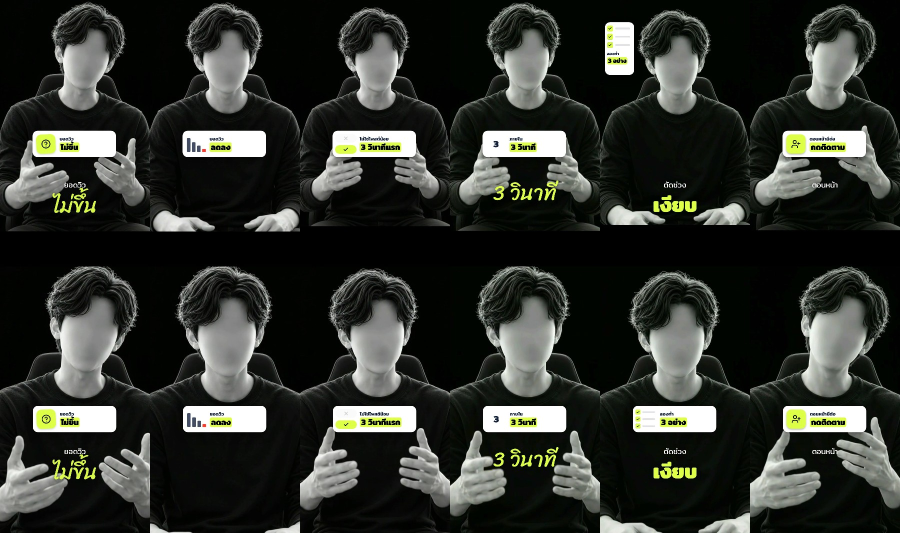
#> input picture cutpack/library/real-test/head-at-top/head_at_top_frames.jpg, 1800 x 1066 px, given in place of 68d3f624-image.jpg, which was not available (shown at 1/2 size)
$ python edgeview.py out.png
#> lines starting #> are read from the running program, lines starting #| are printed output that depends on the picture; after the words box and inside, x2 and y2 are one past the last pixel; in counts of white or black regions, pixels touching at a corner belong together
### cutpack/engine/uni/tools/trace/cells.py
U = '/root/.claude/uploads/773bbf06-4202-5e86-934e-28b559808177/'
Y2 = [220, 479, 737, 995, 1247, 1496, 1745, 1996, 2247, 2500, 2752]
YT = [213, 463, 710, 956, 1201, 1444, 1687, 1929, 2172, 2415, 2656]
YS = [206, 447, 668, 899, 1131, 1364, 1596, 1829, 2062, 2300, 2528]
def two(f, r, c, Y=Y2, split=768, W=1536):
    return (f, (0 if c == 0 else split) + 4, Y[r - 1] + 4, (split if c == 0 else W) - 4, Y[r] - 4)
ST, RW, QU, WA, GO, TI, CA, TP, PU, DE = [U + n + '-image.jpg' for n in ['68d3f624', '8f2f2af5', '8c843611', '7d8a1a88', '3ea706f8', '412972e5', '011275a8', '8289c226', 'b8a84ce1', 'd6362d40']]
QX = [0, 437, 848, 1258, 1696]
def q4(r, c): return (QU, QX[c] + 4, [206, 668, 1130][r - 1] + 4, QX[c + 1] - 4, [668, 1130, 1364][r - 1] - 4)
def q2(r, c): Y = [1364, 1596, 1830, 2063, 2300, 2528]; return (QU, (0 if c == 0 else 848) + 4, Y[r] + 4, (848 if c == 0 else 1696) - 4, Y[r + 1] - 4)
# id, category, Thai name, cell
CELLS = [
 ('stair', 'B04', 'บันไดเลขขั้น', two(ST, 3, 0)),
 ('roadmap', 'B04', 'ถนนคดไปถึงธง', two(ST, 7, 0)),
 ('path', 'B05', 'ทางวกวน กับ ทางตรง', two(RW, 1, 0)),
 ('target', 'B05', 'ลูกศรกระจาย กับ เข้าเป้า', two(RW, 1, 1)),
 ('choice', 'B06', 'กระดาษตัวเลือก', q4(1, 1)),
 ('maze', 'B06', 'เขาวงกต', q4(1, 3)),
 ('puzzle', 'B06', 'จิ๊กซอว์ขาดชิ้น', q4(2, 0)),
 ('scales', 'B06', 'ตาชั่งมี ?', (QU, 4, 1134, 433, 1360)),
 ('tangle', 'B06', 'เส้นพันยุ่ง', q2(0, 1)),
 ('compass', 'B06', 'เข็มทิศหมุน', q2(3, 0)),
 ('stop', 'B07', 'ป้ายหยุด', two(WA, 1, 1)),
 ('pit', 'B07', 'ลูกศรตกหลุม', two(WA, 7, 1)),
 ('star', 'B08', 'ดาวเปล่งแสง', two(GO, 5, 1)),
 ('breakwall', 'B08', 'ทะลุกำแพง', two(GO, 7, 0)),
 ('jigsaw', 'B08', 'จิ๊กซอว์ชิ้นสุดท้าย', two(GO, 7, 1)),
 ('countdown', 'B09', 'นับถอยหลัง 3 2 1', two(TI, 6, 1, YT, 799, 1600)),
 ('match', 'B12', 'ไม้ขีด → กองไฟ', two(CA, 2, 0)),
 ('keyhole', 'B13', 'รูกุญแจ', two(TP, 1, 0, YS, 848, 1696)),
 ('iceberg', 'B13', 'ภูเขาน้ำแข็ง', two(TP, 1, 1, YS, 848, 1696)),
 ('map', 'B13', 'แผนที่ขุมทรัพย์', two(TP, 3, 0, YS, 848, 1696)),
 ('shortcut', 'B13', 'ทางลัด', two(TP, 5, 0, YS, 848, 1696)),
 ('cheat', 'B13', 'สมุดโพย', two(TP, 6, 1, YS, 848, 1696)),
 ('nugget', 'B13', 'หินกลายเป็นเพชร', two(TP, 10, 1, YS, 848, 1696)),
 ('knockout', 'B14', 'นวมชกน็อก', two(PU, 1, 0)),
 ('micdrop', 'B14', 'ทิ้งไมค์', two(PU, 2, 0)),
 ('anatomy', 'B16', 'ของแยกชิ้นส่วน', two(DE, 3, 1)),
]

### cutpack/engine/uni/tools/trace/picks.py
# keep boxes as fractions of the cell (x0, y0, x1, y1); acc = boxes whose enclosed regions take the accent
P = {
 'cycle': [(.6, .25, .9, 1)], 'stair': [(.44, .2, .86, .97)], 'roadmap': [(.13, .24, .9, .97), (.78, .12, .9, .3)],
 'path': [(.05, .22, .42, 1), (.58, .3, .99, 1)], 'target': [(.08, .22, .45, 1), (.6, .22, .97, 1)],
 'choice': [(.03, .25, .99, .99)], 'maze': [(.1, .2, .9, .99)], 'puzzle': [(.1, .14, .97, .99)],
 'scales': [(.05, .02, .95, .99)], 'tangle': [(.0, .2, 1, .99)], 'compass': [(.67, .05, .92, .95)],
 'stop': [(.1, .25, .45, 1)], 'chain': [(.03, .3, .6, .9), (.6, .608, .6175, .674)], 'fire': [(.1, .2, .44, 1)], 'pit': [(.636, .375, .885, .99)],
 'fragile': [(.16, .07, .4, .97)], 'star': [(.6, .22, .96, .99)], 'treasure': [(.1, .25, .46, 1)],
 'breakwall': [(.09, .28, .46, .98)], 'jigsaw': [(.6, .2, .97, 1)], 'gift': [(.1, .3, .45, 1)],
 'seasons': [(.03, .27, .97, 1)], 'countdown': [(.12, .24, .88, 1)], 'match': [(.08, .25, .36, 1), (.36, .45, .66, 1), (.66, .25, .97, 1)],
 'hammer': [(.03, .1, .97, 1)], 'plane': [(.05, .1, .97, 1)], 'keyhole': [(.38, .3, .62, 1)],
 'iceberg': [(.6, .3, .99, 1)], 'map': [(.64, .24, .91, .98)], 'shortcut': [(.11, .24, .9, .97)],
 'cheat': [(.12, .25, .295, .97)], 'nugget': [(.11, .32, .9, .99)], 'knockout': [(.03, .25, .99, 1)],
 'micdrop': [(.6, .25, .97, 1), (.555, .8, .6, 1)], 'balloon': [(.1, .15, .4, .99)],
 'anatomy': [(.55, .3, .86, 1), (.8, .22, .879, .5), (.775, .66, .866, 1)],
}
# the key part that takes the style's accent (cell fractions)
ACC = {
 'cycle': [(.6, .25, .9, 1)], 'stair': [(.44, .18, .86, .97)], 'roadmap': [(.78, .25, .9, .6)], 'path': [(.58, .4, .97, .75)],
 'target': [(.62, .3, .88, 1)], 'choice': [], 'maze': [], 'puzzle': [(.74, .15, .98, .5)],
 'scales': [(.1, .45, .9, .85)], 'tangle': [], 'compass': [(.69, .15, .9, .9)], 'stop': [(.1, .25, .45, 1)],
 'chain': [(.43, .52, .5, .73), (.505, .52, .6, .73)], 'fire': [(.1, .25, .45, 1)], 'pit': [(.7, .25, .82, .95)], 'fragile': [(.26, .5, .4, .97)],
 'star': [(.6, .22, .96, .99)], 'treasure': [(.15, .25, .42, .55)], 'breakwall': [(.25, .28, .38, .9)], 'jigsaw': [(.75, .2, .97, .6)],
 'gift': [(.1, .3, .45, 1)], 'seasons': [(.75, .35, .97, 1)], 'countdown': [(.66, .3, .88, 1)], 'match': [(.78, .3, .99, 1)],
 'hammer': [(.6, .1, .97, 1)], 'plane': [(.65, .1, .97, 1)], 'keyhole': [(.38, .3, .62, 1)], 'iceberg': [(.6, .585, .95, 1)],
 'map': [(.78, .28, .87, .5), (.82, .7, .9, .9)], 'shortcut': [(.4, .55, .7, .85)], 'cheat': [(.19, .38, .25, .52)], 'nugget': [(.69, .36, .87, .74)],
 'knockout': [(.55, .4, .85, 1)], 'micdrop': [(.74, .22, .99, .62)], 'balloon': [(.1, .15, .34, .95)],
 'anatomy': [(.66, .33, .81, .8)],
}
THR = {'balloon': 150, 'tangle': 100, 'roadmap': 160, 'map': 185, 'nugget': 130, 'path': 120, 'target': 120, 'iceberg': 150, 'scales': 150, 'compass': 125, 'pit': 150}

# pieces dropped when they lie wholly in one of these boxes (stray marks, bits of the cell's title)
DROP = {'chain': [(.598, .59, .612, .615)], 'fire': [(.1, .0, .45, .25)], 'iceberg': [(.58, .4, .7, .62)], 'compass': [(.66, .0, .745, .2)], 'fragile': [(.25, .0, .45, .22)], 'shortcut': [(.35, .24, .65, .57)], 'cheat': [(.285, .2, .31, .5)], 'nugget': [(.4, .3, .62, .56), (.168, .41, .21, .47), (.17, .415, .22, .5)], 'balloon': [(.28, .0, .42, .24), (.33, .25, .42, .5)], 'stair': [(.43, .15, .5, .6), (.44, .19, .86, .215)]}
MINA = {'cycle': 260}                 # smallest piece kept (sheet px²): the cycle's numbers go
THICK = {'treasure'}                 # the solid bright blobs (the chest's light) take the accent
THICKB = {'iceberg'}                 # … or the body (the lit face of the ice above water)
TB = {'choice': .24, 'stop': .2, 'countdown': .22, 'target': .2, 'seasons': .22, 'match': 0, 'compass': 0, 'maze': .3, 'puzzle': .3, 'scales': 0, 'tangle': .3, 'stair': 0, 'roadmap': .2, 'star': .21, 'breakwall': .26, 'map': 0, 'shortcut': 0, 'nugget': 0, 'balloon': .2, 'fragile': 0, 'pit': .2, 'cheat': 0, 'path': .2}   # how far down the cell's title reaches
EDGE = {'map'}      # grey-filled drawings with faint outlines: their edges are found from the grey steps too
CLOSE = {'pit'}              # open drawings: a region is the thing's body when the sheet is grey there
HOLE = {'puzzle', 'pit', 'tangle'}      # enclosed regions that are black on the sheet stay empty (the missing piece, the pit)
GAP = {'fire': 31, 'fragile': 31, 'cheat': 15, 'balloon': 61, 'match': 9, 'target': 21, 'iceberg': 21}   # small breaks in an outline closed before finding what it encloses
SEAL = {'fragile': [((60, 205), (79, 200))]}   # short lines (crop source px) that close an outline the sheet leaves open (the glass foot behind the triangle)

# ---- second check pass (Friend 2026-11-12 "ตรวจสอบว่ามีอันไหนที่ไม่ตรงตามแบบ…") ----
# a threshold of its own inside a box (x0, y0, x1, y1) or a circle (cx, cy, r: cell fractions, r in cell px)
THRB = {'nugget': [((.69, .36, .9, .96), 200), ((.18, .35, .23, .42), 200)],   # the diamond: only its facet lines, not its bright faces; a sheen speck
        'compass': [((.788, .551, 80), 190)],                   # the dial: the rim's sheen is not a line
        'star': [((.66, .3, .86, .9), 215)],                    # the star: ridges only, not the shading steps
        'path': [((.12, .72, .19, .9), 90), ((.34, .72, .43, .95), 90), ((.28, .26, .345, .44), 90)],   # the grey ✗ marks
        'target': [((.355, .75, .425, .95), 90)],
        }
DARK = {'map': [((.66, .635, .696, .792), 85)]}               # a dark solid shape on a grey fill (the start pin) → solid ink
ERASE = {'map': [(.736, .69, .758, .889)], 'iceberg': [(.744, .945, .775, .99)], 'chain': [(.595, .585, .612, .612), (.6, .669, .62, .69)], 'nugget': [(.18, .41, .218, .45)]}                       # boxes wiped of lines: a fold's shading edge found as a stub
BCLOSE = {'path': [((.12, .72, .19, .9), 9, 1), ((.34, .72, .43, .95), 9, 1), ((.28, .26, .345, .44), 9, 1)], 'target': [((.355, .75, .425, .95), 9, 1)]}   # (box, kernel S px, fill holes): solid strokes
SEALF = {'anatomy': [((.735, .357), (.722, .39), 1), ((.774, .693), (.766, .709), 1)],    # the cube's right face, which the sheet leaves open at both ends
         'breakwall': [((.441, .42), (.441, .94), 1)],          # (from, to, drawn): the right wall gets a straight end
         'iceberg': [((.822, .545), (.826, .574), 1), ((.7515, .94), (.759, .962), 1), ((.759, .962), (.7685, .94), 1)],   # the right slope meets the water; the hidden part's tip
         'puzzle': [((.655, .211), (.684, .211), 1), ((.684, .211), (.68, .376), 1), ((.64, .377), (.68, .376), 1),
                    ((.684, .211), (.73, .185), 0), ((.852, .375), (.857, .43), 0)]}   # the edge lost in the lifted piece's shadow; the slot enclosed
ACCC = {'tangle': (.76, .588, 66)}                              # accent = the inside of this circle (cell fractions, r cell px)
HOLEMU = {'tangle': 60, 'puzzle': 45}                                         # how dark a hole is on the sheet (default 26): the knot's gaps glow a little
HOLEF = {'puzzle'}                                              # holes drawn with a shade, so the missing piece reads in every style
HL = {'balloon': (.1, .15, .22, .55)}                           # thick lines inside the accent, in this box, are highlights: drawn light
ACCGAP = {'balloon'}                                            # what the gap closing covered next to the accent takes the accent too
FADE = {'pit': 'lrtb', 'tangle': 'lr'}
FADEW = {'tangle': .1}                                          # how far in the fade reaches (default .22 of the width)                                          # fades at these edges: l r t everything, b the body (the ground and the arrow are cut by the crop)
THICKA = {'path': (.58, .3, .99, 1)}                            # solid bright shapes in this box take the accent (the straight arrow and its ✓)
BOPEN = {}                                                      # (box, kernel S px): lines thinner than the kernel go
ACCLEDGE = {'micdrop': 3.5}                                     # accent ink keeps this far (sheet px) from the outside: the outline stays ink with what sticks to it
ACCSMALL = {'micdrop': 40}                                      # inside bits smaller than this (sheet px²) next to the accent take it
ACCLMIN = {'micdrop': 14}                                       # smallest piece of accent ink kept (sheet px²; default 1): the grille's dots go

# ---- parts for motion (Friend 2026-11-12: "ใส่การเคลื่อนไหวให้ 26 ร่างลายเส้น แล้วย้ายเข้าคลัง") ----
# (name, kind, arg, opts): box (x0, y0, x1, y1) pixels · poly [points] pixels · comp box = the whole pieces whose middle is in it ·
# comps box = one part per piece (opts sort 'x'|'y') · region [seeds] = the enclosed areas at the seeds + the lines round them
# (opts d sheet px, share: lines shared with neighbours stay in both) · opts pivot (x, y) cell fractions · under: what is
# beneath closes over the part's footprint. What no part takes is the part 'rest'.
LO = {'only': ['lines', 'accl']}
QO = {'only': ['lines', 'accl'], 'on': ['lines', 'accl'], 'maxa': 400}   # a small glyph (?) of the lines only   # a part of the lines only (the paper under it stays)
PARTS = {
 'roadmap': [('start', 'box', (.13, .55, .215, .86)), ('pin', 'box', (.455, .27, .505, .405)), ('goal', 'box', (.775, .14, .86, .40))],
 'path': [('x1', 'comp', (.29, .29, .35, .44)), ('x2', 'comp', (.07, .7, .16, .9)), ('x3', 'comp', (.34, .7, .44, .97)),
          ('arrow', 'comp', (.5, .45, .93, .62)), ('check', 'comp', (.74, .68, .93, .98))],
 'target': [('arr', 'comps', (.1, .2, .345, .98)), ('x', 'comp', (.35, .74, .43, .96)), ('check', 'comp', (.84, .72, .93, .96))],
 'choice': [('q1', 'comp', (.03, .58, .24, .86)), ('q2', 'comp', (.7, .33, .97, .6)),
            ('rowA', 'box', (.29, .385, .69, .48), LO), ('rowB', 'box', (.29, .48, .69, .58), LO), ('rowC', 'box', (.29, .58, .69, .68), LO),
            ('rowD', 'box', (.29, .68, .69, .812), LO)],
 'maze': [('q', 'comp', (.45, .42, .58, .64), {**QO, 'maxa': 1500})],
 'puzzle': [('piece', 'region', [(.78, .25)], {'d': 5}), ('q', 'comp', (.45, .42, .58, .66), {**QO, 'maxa': 3000})],
 'scales': [('beam', 'box', (.2, .06, .8, .245), {'pivot': (.52, .2)}), ('panL', 'box', (.12, .245, .4, .79), {'pivot': (.30, .215)}),
            ('panR', 'box', (.58, .245, .86, .79), {'pivot': (.745, .215)})],
 'compass': [('needle', 'poly', [(.828, .394), (.803, .515), (.805, .545), (.801, .578), (.742, .707), (.775, .566), (.773, .536), (.777, .506)], {'under': True, 'pivot': (.789, .542)}), ('arc1', 'comp', (.83, .17, .9, .42)),
             ('arc2', 'comp', (.67, .69, .74, .93))],
 'stop': [('word', 'box', (.17, .47, .35, .725), LO)],
 'pit': [('arrow', 'comp', (.74, .58, .78, .64))],
 'star': [('star', 'comp', (.7, .45, .82, .7))],
 'breakwall': [('wallL', 'comp', (.18, .65, .22, .7)), ('wallR', 'comp', (.38, .66, .41, .7)), ('deb', 'comps', (.25, .25, .37, .95), {'sort': 'y'})],
 'jigsaw': [('pA', 'region', [(.85, .4)], {'share': True}), ('pB', 'region', [(.68, .8)], {'share': True}), ('pC', 'region', [(.85, .8)], {'share': True})],
 'countdown': [('t3', 'comp', (.15, .25, .36, .97)), ('t2', 'comp', (.4, .25, .6, .97)), ('t1', 'comp', (.64, .25, .85, .97))],
 'match': [('match', 'comp', (.1, .25, .36, 1)), ('arrow', 'comp', (.4, .45, .62, .85)), ('flames', 'box', (.69, .28, .9, .715))],
 'iceberg': [('water', 'box', (.55, .54, .95, .575)), ('tip', 'box', (.6, .25, .9, .54))],
 'map': [('pin', 'region', [(.855, .36), (.855, .45)], {'d': 7, 'under': True}), ('x', 'box', (.823, .722, .869, .862), {'only': ['lines', 'acc', 'accl']}),
         ('start', 'box', (.662, .64, .705, .8), LO), ('route', 'box', (.655, .42, .83, .87), LO)],
 'shortcut': [('left', 'comp', (.08, .25, .33, .9)), ('arrow', 'comp', (.33, .4, .66, .8)), ('right', 'comp', (.65, .2, .92, .9))],
 'cheat': [('star', 'box', (.188, .355, .248, .53), {'only': ['lines', 'acc', 'accl', 'hl']}), ('ln', 'comps', (.16, .54, .29, .86), {'only': ['lines'], 'sort': 'y', 'maxa': 600})],
 'nugget': [('rocksL', 'comp', (.1, .3, .35, .97)), ('diamond', 'comp', (.77, .6, .81, .68)), ('rocksR', 'comp', (.68, .66, .9, .97))],
 'knockout': [('gloveL', 'comp', (.37, .68, .41, .73)), ('gloveR', 'comp', (.70, .63, .74, .67)), ('speedL', 'comp', (.05, .4, .40, 1)),
              ('speedR', 'comp', (.8, .4, .95, .75))],
 'anatomy': [('cube', 'comp', (.72, .53, .76, .57)), ('pTL', 'comp', (.61, .41, .65, .45)), ('pTR', 'comp', (.82, .36, .86, .40)),
             ('pBR', 'comp', (.81, .80, .85, .84)), ('pBL', 'comp', (.63, .80, .67, .84))],
}

# the target's arrow (it flies in): measured on a zoom of the trace (px → cell fractions); the shaft band + the fletching are the
# arrow; under it the rings are put back by mirroring the target through its centre ('reflect': the wide band, the target's radius)
def _z(x, y): return (round(.6365 + x / 2875, 4), round(.2318 + y / 975, 4))
def _band(p0, p1, hw, back=0):
    import math
    dx, dy = p1[0] - p0[0], p1[1] - p0[1]; L = math.hypot(dx, dy); ux, uy = dx / L, dy / L; nx, ny = -uy, ux
    a = (p0[0] - ux * back, p0[1] - uy * back)
    return [(a[0] + nx * hw, a[1] + ny * hw), (p1[0] + nx * hw, p1[1] + ny * hw), (p1[0] - nx * hw, p1[1] - ny * hw), (a[0] - nx * hw, a[1] - ny * hw)]
_FL = [(552, 150), (560, 104), (626, 22), (652, 12), (712, 70), (646, 168), (590, 192)]
PARTS['target'].append(('arrow', 'reflectcut', ([_z(*q) for q in _band((343, 384), (566, 174), 34, 40)], [_z(*q) for q in _FL]),
                        {'r': .098, 'pivot': _z(345, 382)}))

# lines drawn into the rest where a moving part leaves a gap the sheet never drew (the map's top edge under the pin):
# (from, to, thickness as a fraction of the cell's height); the body closes up to the new line
PATCH = {'map': [((.806, .392), (.871, .357), .019)]}

### cutpack/engine/uni/tools/trace/edgeview.py
"""edgeview.py out ids… : each cell with the pick boxes (green), the cut points (red), and a .05 grid."""
import sys, cv2, numpy as np
sys.path.insert(0, '.')
from cells import CELLS
from picks import P, THR
from PIL import Image, ImageDraw
out = sys.argv[1]; ids = sys.argv[2:]; tiles = []
for id_, cat, nm, (f, x0, y0, x1, y1) in CELLS:
    if ids and id_ not in ids: continue
    g = cv2.imread(f, cv2.IMREAD_GRAYSCALE)[y0:y1, x0:x1]; h, w = g.shape
#> after `g = cv2.imread(f, cv2.IMREAD_GRAYSCALE)[y0:y1, x0:x1]`:
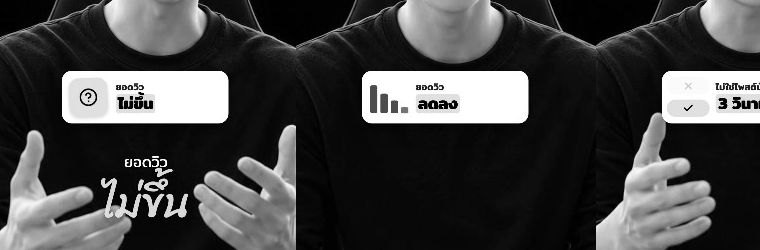
#> g: shape (250, 760); min 0, max 255, mean 67.5
#> after `h, w = g.shape`: h = 250; w = 760
    bx = [(int(a * w), int(b * h), int(c * w), int(d * h)) for a, b, c, d in P[id_]]
#> bx = [(334, 50, 653, 242)]
    mk = np.zeros_like(g); [cv2.rectangle(mk, (a, b), (c - 1, d - 1), 1, -1) for a, b, c, d in bx]
#> after `[cv2.rectangle(mk, (a, b), (c - 1, d - 1), 1, -1) for a, b, c, d in bx`:
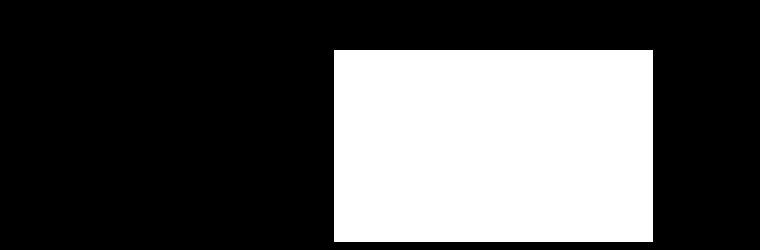
#> mk: shape (250, 760); values 0 (black) and 1 (white), 32.2% white; 1 white region, box (x1, y1, x2, y2) and area: (334, 50, 653, 242) 61248
    band = mk & (1 - cv2.erode(mk, np.ones((3, 3), np.uint8))); hit = band & (g > THR.get(id_, 185) * .85)
#> after `hit = band & (g > THR.get(id_, 185) * 0.85)`:
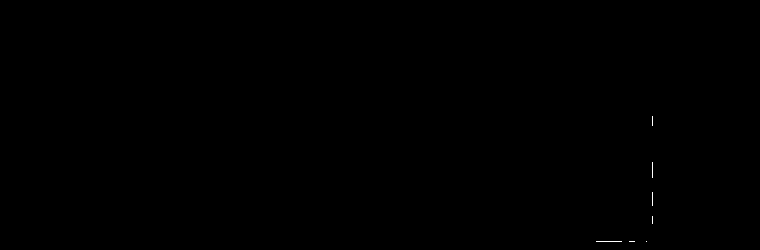
#> hit: shape (250, 760); values 0 (black) and 1 (white), 0.04% white in thin lines or dots, all inside (x1, y1, x2, y2) = (596, 116, 653, 242)
    K = 480 / w; im = Image.fromarray(cv2.cvtColor(g, cv2.COLOR_GRAY2RGB)).resize((480, int(h * K))); d = ImageDraw.Draw(im)
#> after `K = 480 / w`: K = 0.632
#> after `im = Image.fromarray(cv2.cvtColor(g, cv2.COLOR_GRAY2RGB)).resize((480,`:
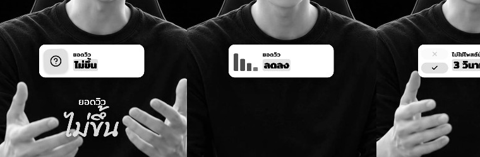
#> im: PIL image 480x157 RGB; min 0, max 255, mean 67.5
    for a, b, c, e in bx: d.rectangle((a * K, b * K, c * K, e * K), outline=(0, 255, 0), width=2)
    for y, x in zip(*np.nonzero(hit)): d.ellipse((x * K - 3, y * K - 3, x * K + 3, y * K + 3), fill=(255, 0, 0))
#> this loop made 81 passes
#> (y, x) on passes 1 to 12: (116, 652), (117, 652), (118, 652), (119, 652), (120, 652), (121, 652), (122, 652), (123, 652), (124, 652), (125, 652), (162, 652), (163, 652)
    for v in np.arange(0, 1.0001, .1): d.line([(v * 480, 0), (v * 480, 6)], fill=(255, 200, 0)); d.text((v * 480 + 1, 6), f'{v:.1f}', fill=(255, 200, 0)); d.line([(0, v * h * K), (6, v * h * K)], fill=(0, 200, 255)); d.text((8, v * h * K), f'{v:.1f}', fill=(0, 200, 255))
#> (the run stopped early here; a loop or call above may not have finished)
